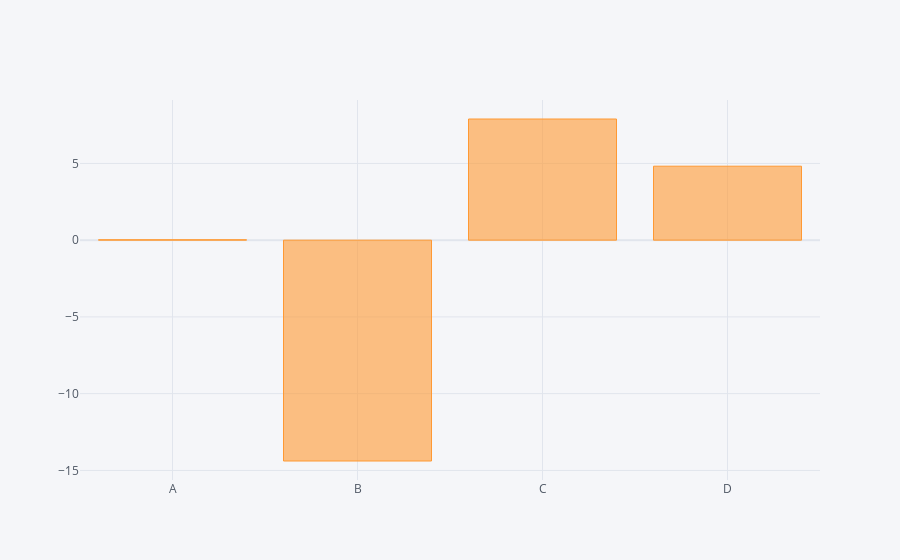

Notebook cell for this chart:
### Code cell
df.sum().iplot('bar') #adding aggregate function to individual columns

### Figure 1 — Plotly figure (JSON) as saved in the notebook; plotly's stock layout.template omitted (floating-point values rounded to 4 significant figures)
{"data": [{"marker": {"color": "rgba(255, 153, 51, 0.6)", "line": {"color": "rgba(255, 153, 51, 1.0)", "width": 1}}, "name": "None", "orientation": "v", "text": "", "type": "bar", "x": ["A", "B", "C", "D"], "y": [0.02683, -14.39, 7.893, 4.819]}], "layout": {"legend": {"bgcolor": "#F5F6F9", "font": {"color": "#4D5663"}}, "paper_bgcolor": "#F5F6F9", "plot_bgcolor": "#F5F6F9", "title": {"font": {"color": "#4D5663"}}, "xaxis": {"gridcolor": "#E1E5ED", "showgrid": true, "tickfont": {"color": "#4D5663"}, "title": {"font": {"color": "#4D5663"}, "text": ""}, "zerolinecolor": "#E1E5ED"}, "yaxis": {"gridcolor": "#E1E5ED", "showgrid": true, "tickfont": {"color": "#4D5663"}, "title": {"font": {"color": "#4D5663"}, "text": ""}, "zerolinecolor": "#E1E5ED"}}}
